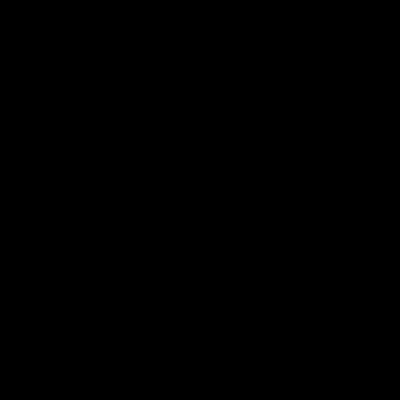
Frame 1 (no input)
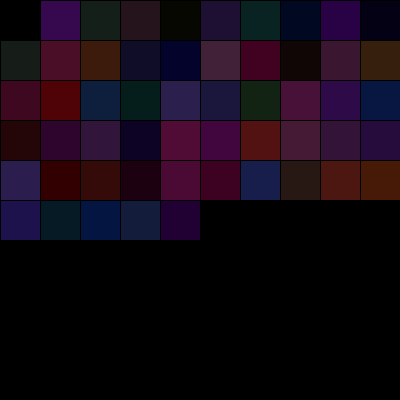
Frame 60 (the mouse pressed at the canvas centre just before this capture)
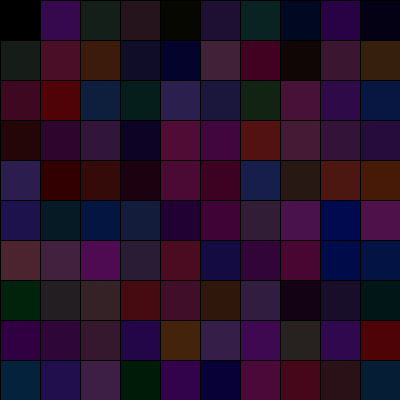
Frame 120 (the mouse held since frame 60 and released just before this capture)

The Processing sketch that drew these frames (run headless with seeded random() and noise(); from frame 60 on, the mouse is pressed at the canvas centre):

// Processing sketch: processing_168012
// ── processing_168012.pde

int x,y;
float r,g,b; 

void setup() 
{
size (400,400);
background (0);
}

void draw()
{
  fill(r,g,b);
  
 
  r=random(85);
  g=random(37);
  b=random(84);
  
  rect(x,y,width/10,height/10);
 x=x+width/10;
 y=y;
if((x>width))
{
x=0;
y=y+height/10;
}
}
